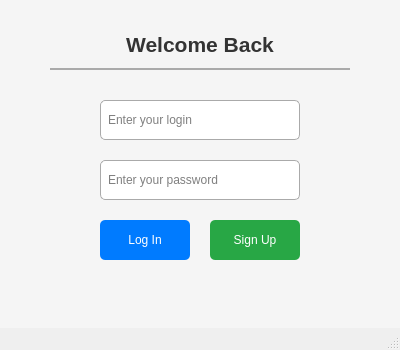
<?xml version="1.0" encoding="UTF-8"?>
<ui version="4.0">
 <class>EnterWindow</class>
 <widget class="QMainWindow" name="EnterWindow">
  <property name="geometry">
   <rect>
    <x>0</x>
    <y>0</y>
    <width>400</width>
    <height>350</height>
   </rect>
  </property>
  <property name="windowTitle">
   <string>Login</string>
  </property>
  <widget class="QWidget" name="centralwidget">
   <property name="styleSheet">
    <string>
     background-color: #f5f5f5;
     font-family: Arial, sans-serif;
    </string>
   </property>
   <widget class="QLabel" name="titleLabel">
    <property name="geometry">
     <rect>
      <x>50</x>
      <y>20</y>
      <width>300</width>
      <height>50</height>
     </rect>
    </property>
    <property name="text">
     <string>Welcome Back</string>
    </property>
    <property name="alignment">
     <set>Qt::AlignCenter</set>
    </property>
    <property name="font">
     <font>
      <pointsize>16</pointsize>
      <bold>true</bold>
     </font>
    </property>
    <property name="styleSheet">
     <string>
      color: #333;
      padding: 10px;
      border-bottom: 2px solid #aaa;
    </string>
    </property>
   </widget>
   <widget class="QLineEdit" name="lineEdit">
    <property name="geometry">
     <rect>
      <x>100</x>
      <y>100</y>
      <width>200</width>
      <height>40</height>
     </rect>
    </property>
    <property name="placeholderText">
     <string>Enter your login</string>
    </property>
    <property name="styleSheet">
     <string>
      border: 1px solid #aaa;
      border-radius: 5px;
      padding: 5px;
      background-color: #fff;
    </string>
    </property>
   </widget>
   <widget class="QLineEdit" name="lineEdit_2">
    <property name="geometry">
     <rect>
      <x>100</x>
      <y>160</y>
      <width>200</width>
      <height>40</height>
     </rect>
    </property>
    <property name="placeholderText">
     <string>Enter your password</string>
    </property>
    <property name="echoMode">
     <enum>QLineEdit::Password</enum>
    </property>
    <property name="styleSheet">
     <string>
      border: 1px solid #aaa;
      border-radius: 5px;
      padding: 5px;
      background-color: #fff;
    </string>
    </property>
   </widget>
   <widget class="QPushButton" name="pushButton">
    <property name="geometry">
     <rect>
      <x>100</x>
      <y>220</y>
      <width>90</width>
      <height>40</height>
     </rect>
    </property>
    <property name="text">
     <string>Log In</string>
    </property>
    <property name="styleSheet">
     <string>
      background-color: #007BFF;
      color: #fff;
      border: none;
      border-radius: 5px;
      padding: 10px;
    </string>
    </property>
   </widget>
   <widget class="QPushButton" name="pushButton_2">
    <property name="geometry">
     <rect>
      <x>210</x>
      <y>220</y>
      <width>90</width>
      <height>40</height>
     </rect>
    </property>
    <property name="text">
     <string>Sign Up</string>
    </property>
    <property name="styleSheet">
     <string>
      background-color: #28a745;
      color: #fff;
      border: none;
      border-radius: 5px;
      padding: 10px;
    </string>
    </property>
   </widget>
   <widget class="QLabel" name="statusLabel">
    <property name="geometry">
     <rect>
      <x>50</x>
      <y>280</y>
      <width>300</width>
      <height>30</height>
     </rect>
    </property>
    <property name="text">
     <string></string>
    </property>
    <property name="alignment">
     <set>Qt::AlignCenter</set>
    </property>
    <property name="styleSheet">
     <string>
      color: red;
    </string>
    </property>
   </widget>
  </widget>
  <widget class="QMenuBar" name="menubar">
   <property name="geometry">
    <rect>
     <x>0</x>
     <y>0</y>
     <width>400</width>
     <height>26</height>
    </rect>
   </property>
  </widget>
  <widget class="QStatusBar" name="statusbar"/>
 </widget>
 <resources/>
 <connections/>
</ui>
